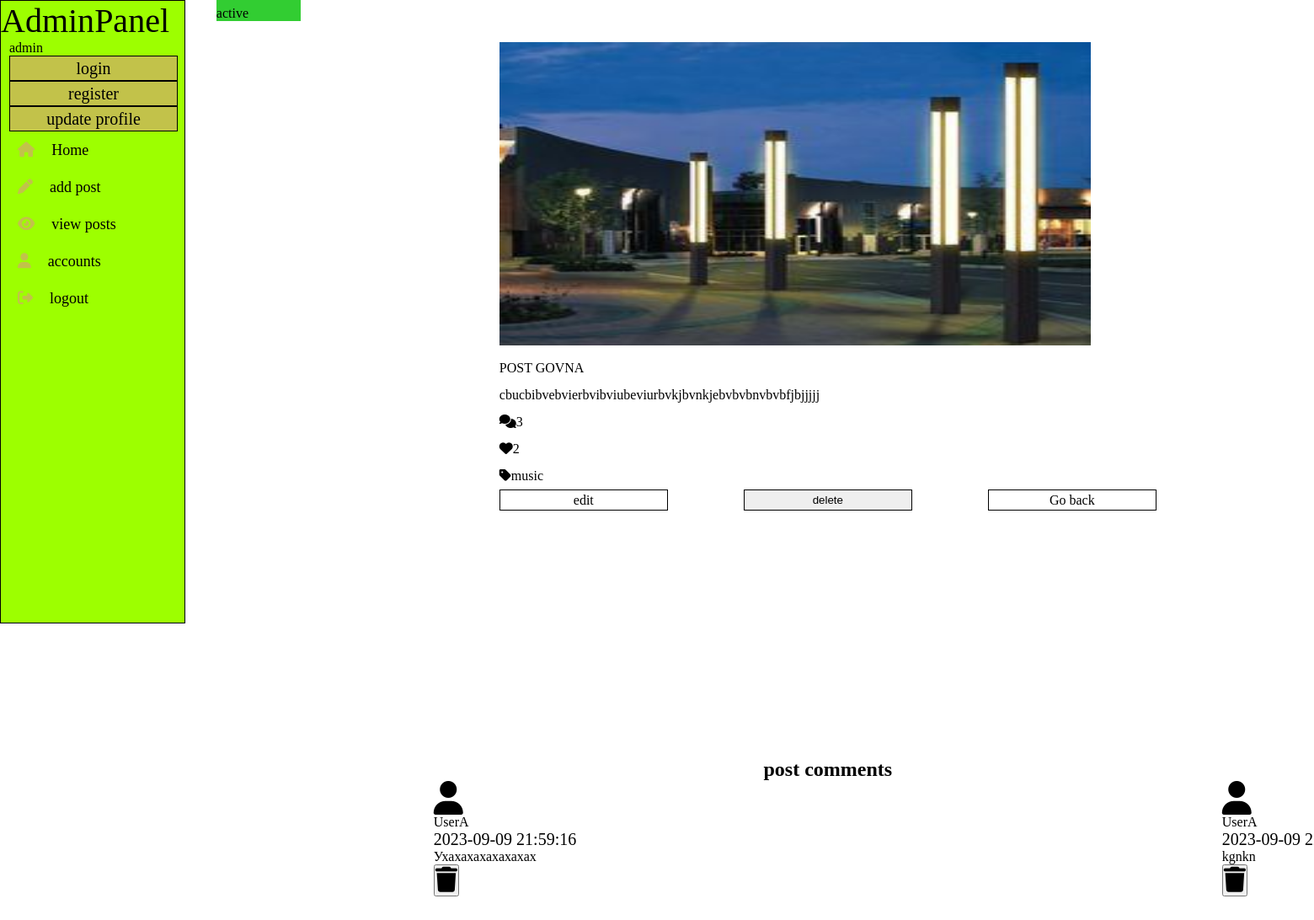
Screenshot of /read_post.php?post_id=9 (signed in) with the database file from the repository.
### tables this page shows
CREATE TABLE `posts` (
  `id` int(100) NOT NULL,
  `admin_id` int(100) NOT NULL,
  `name` varchar(100) NOT NULL,
  `title` varchar(100) NOT NULL,
  `content` varchar(10000) NOT NULL,
  `category` varchar(50) NOT NULL,
  `image` varchar(100) NOT NULL,
  `date` datetime NOT NULL DEFAULT CURRENT_TIMESTAMP,
  `status` varchar(10) NOT NULL
);

CREATE TABLE `comments` (
  `id` int(100) NOT NULL,
  `post_id` int(100) NOT NULL,
  `admin_id` int(100) NOT NULL,
  `user_id` int(100) NOT NULL,
  `user_name` varchar(50) NOT NULL,
  `comment` varchar(1000) NOT NULL,
  `date` datetime NOT NULL DEFAULT CURRENT_TIMESTAMP
);

### read_post.php (the view, shortened to what this page needs)
<?php
include 'connect.php';
$admin_id = $_SESSION['admin_id'];
if(!isset($_GET['post_id'])){
header('location:view_posts.php');
}else{
$get_id = $_GET['post_id'];
}
?>
<!DOCTYPE html>
<html lang="en">
<head>
</head>
<body>
<?php include 'admin_header.php'?>
<section class="read-post">
<?php
$select_posts = $conn->prepare("SELECT * FROM `posts` WHERE id = ? AND admin_id = ?");
$select_posts->execute([$get_id, $admin_id]);
if($select_posts->rowCount() > 0){
while($fetch_post = $select_posts->fetch(PDO::FETCH_ASSOC)){
$post_id = $fetch_post['id'];
$count_post_comments = $conn->prepare("SELECT * FROM `comments` WHERE post_id = ?");
$count_post_comments->execute([$post_id]);
$fetch_post_comments = $count_post_comments->rowCount();
$count_post_likes = $conn->prepare("SELECT * FROM `likes` WHERE post_id = ?");
$count_post_likes->execute([$post_id]);
$fetch_post_likes = $count_post_likes->rowCount();
?>
<form action="" class="box" method="POST">
<?php
if($fetch_post['image'] != ''){
?>
<img src="/uploaded_img/<?= $fetch_post['image'];?>" class="image">
<?php
}
?>
<div class="status"
style="background:<?php if($fetch_post['status'] == 'active')
{echo 'limegreen';}else{echo 'coral';}?>">
<?= $fetch_post['status'];?></div>
<div class="title"><?= $fetch_post['title'];?></div>
<div class="title_a"><?= $fetch_post['content'];?></div>
<div class="icons">
<div><i class="fas fa-comments"></i><span><?= $fetch_post_comments; ?></span></div>
<div><i class="fas fa-heart"></i><span><?= $fetch_post_likes; ?></span></div>
<div class="title"><i class="fas fa-tag"></i><span><?= $fetch_post['category'];?></span></div>
</div>
<div class="flex-btn">
<a href="edit_post.php?post_id=<?= $post_id; ?>" class="option-btn">edit</a>
<button type="submit" value="delete" name="delete" onclick="return confirm('delete this post');"
class="delete-btn">delete</button>
<a href="view_posts.php">Go back</a>
</div>
</form>
<?php
}
}else{
echo '<p class="empty">no posts added</p>';
}
?>
</section>
<section class="comments">
<h2>post comments</h2>
<div class="box-container">
<?php
$select_comments = $conn->prepare("SELECT * FROM `comments` WHERE post_id = ?");
$select_comments->execute([$get_id]);
if($select_comments->rowCount() > 0){
while($fetch_comments = $select_comments->fetch(PDO::FETCH_ASSOC)){
?>
<div class="comment-box">
<div class="user">
<i class="fas fa-user"></i>
<div class="user-info">
<span><?= $fetch_comments['user_name'];?><span>
<div><?= $fetch_comments['date'];?></div>
</div>
</div>
<div class="text"><?= $fetch_comments['comment'];?></div>
<form action="" class="icons" method="POST">
<button type="submit" value="delete" name="delete_comment" onclick="return confirm('delete this comment');"
class="delete-comment"><i class="fas fa-trash"></i></button>
</form>
</div>
<?php
}
}else{
echo '<p class="empty">no comments added</p>';
}
?>
</div>
</section>
</body>
</html>

### admin_header.php (shortened to what this page needs)
<header>
<a href="dashboard.php" class="logo">Admin<span>Panel</span></a>
<div class="profile">
<?php
         $select_profile = $conn->prepare("SELECT * FROM `admin` WHERE id = ?");
         $select_profile->execute([$admin_id]);
         $fetch_profile = $select_profile->fetch(PDO::FETCH_ASSOC);
      ?>
<p><?= $fetch_profile['name'];?></p>
<a href="admin_login.php" class="option-btn">login</a>
<a href="register_admin.php" class="option-btn">register</a>
<a href="update_profile.php" class="btn">update profile</a>
</div>
<nav class="navbar">
<a href="dashboard.php"><i class="fas fa-home"></i>Home</a>
<a href="add_posts.php"><i class="fas fa-pen"></i>add post</a>
<a href="view_posts.php"><i class="fas fa-eye"></i>view posts</a>
<a href="admin_accounts.php"><i class="fas fa-user"></i>accounts</a>
<a href="admin_logout.php" onclick="return confirm('logout from the website?');"><i class="fas fa-right-from-bracket"></i>logout</a>
</nav>
</header>

### read_post.php (style rules this page uses)
* { margin:0; padding:0; box-sizing:border-box; }
body { overflow-x:hidden; }
header { position:absolute; top:0; left:0; }
.read-post { display:flex; align-items:center; justify-content:center; padding:50px; position:relative; left:13vw; }
.status { width:100px; height:25px; position:absolute; top:0; left:54px; }
form { width:50vw; line-height:2em; height:100vh; }
.image { width:45vw; height:45vh; }
.title_a { width:45vw; word-wrap:break-word; }
.flex-btn { display:flex; align-items:center; justify-content:space-between; }
.option-btn { display:flex; align-items:center; justify-content:center; width:200px; height:25px; border:1px solid black; box-shadow:0 0px 0px 0 black; transition:0.5s; }
.delete-btn { width:200px; height:25px; border:1px solid black; cursor:pointer; box-shadow:0 0px 0px 0 black; transition:0.5s; }
.flex-btn a { display:flex; align-items:center; justify-content:center; width:200px; height:25px; border:1px solid black; text-decoration:none; color:black; box-shadow:0 0px 0px 0 black; transition:0.5s; }
.comments { display:flex; align-items:center; justify-content:center; flex-direction:column; position:relative; left:13vw; }
.box-container { display:flex; align-items:center; justify-content:center; }
.user i { font-size:40px; }
.user-info div { font-size:20px; }
.text { word-wrap:break-word; width:60vw; }
.delete-comment { font-size:30px; }

### admin_header.php (style rules this page uses)
* { padding:0; margin:0; box-sizing:border-box; }
header { background:#9dff00; border:1px solid black; width:220px; height:740px; }
.logo { font-size:40px; text-decoration:none; color:black; }
.navbar { display:flex; flex-direction:column; line-height:2em; font-size:22px; }
.navbar a { text-decoration:none; color:black; transition:0.5s; font-size:18px; }
.navbar a i { padding:0px 20px; color:#c2c24a; }
.profile { padding:0px 10px; }
.profile a { display:flex; align-items:center; justify-content:center; text-decoration:none; color:black; width:200px; height:30px; background:#c2c24a; border:1px solid black; font-size:20px; transition:0.6s; }

### rows the page displays
posts: image (picture), status "active", title "POST GOVNA", content "cbucbibvebvierbvibviubeviurbvkjbvnkjebvbvbnvbvbfjbjjjjj", fetch_post_comments "3", fetch_post_likes "2", category "music"
comments: user_name "UserA", date "2023-09-09 21:59:16", comment "Ухахахахахахахах"
comments: user_name "UserA", date "2023-09-09…", comment "kgnkn"

### other values shown
$fetch_profile['name'] "admin"
